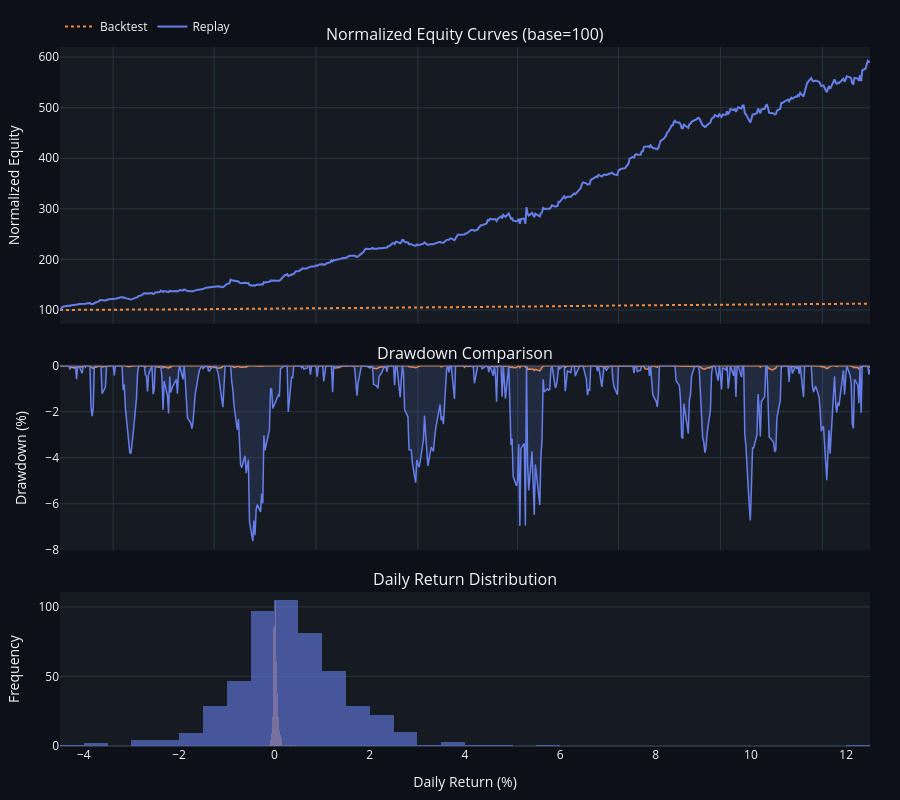

The notebook cell saved with this chart:
### Code cell
# ============================================================================
# 3B.10 — Backtest vs Replay Comparison
# ============================================================================
# Side-by-side analysis of backtest (vectorised) vs historical replay
# (event-driven) to validate strategy robustness under realistic execution.

from plotly.subplots import make_subplots
import numpy as np

if replay_results and 'error' not in replay_results:
    # ── Metrics Table ──
    print("=" * 70)
    print("  BACKTEST vs REPLAY COMPARISON")
    print("=" * 70)

    bt_return = results.total_return * 100
    rp_return = replay_results['total_return_pct']
    bt_sharpe = results.sharpe_ratio
    rp_sharpe = replay_results['sharpe_ratio']
    bt_dd     = results.max_drawdown * 100
    rp_dd     = replay_results['max_drawdown_pct']
    bt_wr     = results.win_rate * 100
    rp_wr     = replay_results['win_rate']
    bt_trades = results.total_trades
    rp_trades = replay_results['total_trades']
    bt_final  = results.equity_curve.iloc[-1] if len(results.equity_curve) > 0 else 0
    rp_final  = replay_results['final_equity']

    print(f"\n{'Metric':<25s} {'Backtest':>12s} {'Replay':>12s} {'Delta':>10s}")
    print("-" * 60)
    print(f"{'Total Return':<25s} {bt_return:>11.2f}% {rp_return:>11.2f}% {rp_return - bt_return:>+9.2f}%")
    print(f"{'Sharpe Ratio':<25s} {bt_sharpe:>12.2f} {rp_sharpe:>12.2f} {rp_sharpe - bt_sharpe:>+10.2f}")
    print(f"{'Max Drawdown':<25s} {bt_dd:>11.2f}% {rp_dd:>11.2f}% {rp_dd - bt_dd:>+9.2f}%")
    print(f"{'Win Rate':<25s} {bt_wr:>11.1f}% {rp_wr:>11.1f}% {rp_wr - bt_wr:>+9.1f}%")
    print(f"{'Total Trades':<25s} {bt_trades:>12d} {rp_trades:>12d} {rp_trades - bt_trades:>+10d}")
    print(f"{'Final Equity':<25s} ${bt_final:>11,.0f} ${rp_final:>11,.0f}")

    # ── 3-panel Visualization ──
    rp_eq = replay_results.get('equity_curve')
    bt_eq = results.equity_curve

    if rp_eq is not None and len(rp_eq) > 0:
        bt_eq_trim = bt_eq[bt_eq.index >= replay_start]

        if len(bt_eq_trim) > 0:
            # Normalize to base-100
            rp_norm = rp_eq / rp_eq.iloc[0] * 100
            bt_norm = bt_eq_trim / bt_eq_trim.iloc[0] * 100

            # Drawdowns
            rp_peak = rp_eq.cummax()
            rp_dd_s = (rp_eq - rp_peak) / rp_peak * 100
            bt_peak = bt_eq_trim.cummax()
            bt_dd_s = (bt_eq_trim - bt_peak) / bt_peak * 100

            # Daily returns
            rp_daily = rp_eq.pct_change().dropna() * 100
            bt_daily = bt_eq_trim.pct_change().dropna() * 100

            fig = make_subplots(
                rows=3, cols=1, shared_xaxes=True,
                row_heights=[0.45, 0.3, 0.25],
                vertical_spacing=0.06,
                subplot_titles=[
                    'Normalized Equity Curves (base=100)',
                    'Drawdown Comparison',
                    'Daily Return Distribution',
                ],
            )

            # Panel 1 — Equity overlay
            fig.add_trace(go.Scatter(
                x=bt_norm.index, y=bt_norm.values,
                mode='lines', name='Backtest',
                line=dict(color='#f0883e', width=2, dash='dot'),
            ), row=1, col=1)
            fig.add_trace(go.Scatter(
                x=rp_norm.index, y=rp_norm.values,
                mode='lines', name='Replay',
                line=dict(color='#667eea', width=2),
            ), row=1, col=1)

            # Panel 2 — Drawdowns
            fig.add_trace(go.Scatter(
                x=bt_dd_s.index, y=bt_dd_s.values,
                mode='lines', name='BT Drawdown',
                line=dict(color='#f0883e', width=1.5),
                fill='tozeroy', fillcolor='rgba(240,136,62,0.15)',
                showlegend=False,
            ), row=2, col=1)
            fig.add_trace(go.Scatter(
                x=rp_dd_s.index, y=rp_dd_s.values,
                mode='lines', name='RP Drawdown',
                line=dict(color='#667eea', width=1.5),
                fill='tozeroy', fillcolor='rgba(102,126,234,0.15)',
                showlegend=False,
            ), row=2, col=1)

            # Panel 3 — Return distributions
            fig.add_trace(go.Histogram(
                x=bt_daily.values, name='BT Returns',
                marker_color='rgba(240,136,62,0.6)',
                nbinsx=50, showlegend=False,
            ), row=3, col=1)
            fig.add_trace(go.Histogram(
                x=rp_daily.values, name='RP Returns',
                marker_color='rgba(102,126,234,0.6)',
                nbinsx=50, showlegend=False,
            ), row=3, col=1)

            fig.update_layout(
                height=800, autosize=True,
                template='plotly_dark',
                paper_bgcolor='#0d1117', plot_bgcolor='#161b22',
                legend=dict(orientation='h', x=0, y=1.05),
                barmode='overlay',
                margin=dict(l=60, r=30, t=40, b=30),
            )
            fig.update_yaxes(title_text='Normalized Equity', row=1, col=1)
            fig.update_yaxes(title_text='Drawdown (%)', row=2, col=1)
            fig.update_yaxes(title_text='Frequency', row=3, col=1)
            fig.update_xaxes(title_text='Daily Return (%)', row=3, col=1)

            fig.show()
            plt.close('all')

            # Rolling correlation
            common_idx = rp_eq.index.intersection(bt_eq_trim.index)
            if len(common_idx) > 20:
                corr = np.corrcoef(
                    rp_eq.loc[common_idx].values,
                    bt_eq_trim.loc[common_idx].values,
                )[0, 1]
                print(f"\n  Equity curve correlation: {corr:.4f}")

    # Export replay trades
    if replay_results.get('trades_df') is not None and len(replay_results['trades_df']) > 0:
        export_path = project_root / 'data' / 'snapshots' / 'replay_trades.csv'
        replay_results['trades_df'].to_csv(export_path, index=False)
        print(f"\n📄 Trade log exported to: {export_path}")
else:
    print("⚠ Replay did not produce valid results — skipping comparison.")

# Free large replay objects after visualization
try:
    del replay_sim
except NameError:
    pass
import gc; gc.collect()

### Figure 1 — Plotly figure (JSON) as saved in the notebook; plotly's stock layout.template omitted (floating-point values rounded to 4 significant figures; data arrays with more than 128 entries replaced by an {"elided": "..."} marker saying what was removed)
{"data": [{"line": {"color": "#f0883e", "dash": "dot", "width": 2}, "mode": "lines", "name": "Backtest", "type": "scatter", "x": {"elided": "503 str values"}, "xaxis": "x", "y": {"elided": "503 float values"}, "yaxis": "y"}, {"line": {"color": "#667eea", "width": 2}, "mode": "lines", "name": "Replay", "type": "scatter", "x": {"elided": "503 str values"}, "xaxis": "x", "y": {"elided": "503 float values"}, "yaxis": "y"}, {"fill": "tozeroy", "fillcolor": "rgba(240,136,62,0.15)", "line": {"color": "#f0883e", "width": 1.5}, "mode": "lines", "name": "BT Drawdown", "showlegend": false, "type": "scatter", "x": {"elided": "503 str values"}, "xaxis": "x2", "y": {"elided": "503 float values"}, "yaxis": "y2"}, {"fill": "tozeroy", "fillcolor": "rgba(102,126,234,0.15)", "line": {"color": "#667eea", "width": 1.5}, "mode": "lines", "name": "RP Drawdown", "showlegend": false, "type": "scatter", "x": {"elided": "503 str values"}, "xaxis": "x2", "y": {"elided": "503 float values"}, "yaxis": "y2"}, {"marker": {"color": "rgba(240,136,62,0.6)"}, "name": "BT Returns", "nbinsx": 50, "showlegend": false, "type": "histogram", "x": {"elided": "502 float values"}, "xaxis": "x3", "yaxis": "y3"}, {"marker": {"color": "rgba(102,126,234,0.6)"}, "name": "RP Returns", "nbinsx": 50, "showlegend": false, "type": "histogram", "x": {"elided": "502 float values"}, "xaxis": "x3", "yaxis": "y3"}], "layout": {"annotations": [{"font": {"size": 16}, "showarrow": false, "text": "Normalized Equity Curves (base=100)", "x": 0.5, "xanchor": "center", "xref": "paper", "y": 1, "yanchor": "bottom", "yref": "paper"}, {"font": {"size": 16}, "showarrow": false, "text": "Drawdown Comparison", "x": 0.5, "xanchor": "center", "xref": "paper", "y": 0.544, "yanchor": "bottom", "yref": "paper"}, {"font": {"size": 16}, "showarrow": false, "text": "Daily Return Distribution", "x": 0.5, "xanchor": "center", "xref": "paper", "y": 0.22, "yanchor": "bottom", "yref": "paper"}], "autosize": true, "barmode": "overlay", "height": 800, "legend": {"orientation": "h", "x": 0, "y": 1.05}, "margin": {"b": 30, "l": 60, "r": 30, "t": 40}, "paper_bgcolor": "#0d1117", "plot_bgcolor": "#161b22", "xaxis": {"anchor": "y", "domain": [0, 1], "matches": "x3", "showticklabels": false}, "xaxis2": {"anchor": "y2", "domain": [0, 1], "matches": "x3", "showticklabels": false}, "xaxis3": {"anchor": "y3", "domain": [0, 1], "title": {"text": "Daily Return (%)"}}, "yaxis": {"anchor": "x", "domain": [0.604, 1], "title": {"text": "Normalized Equity"}}, "yaxis2": {"anchor": "x2", "domain": [0.28, 0.544], "title": {"text": "Drawdown (%)"}}, "yaxis3": {"anchor": "x3", "domain": [0, 0.22], "title": {"text": "Frequency"}}}}
